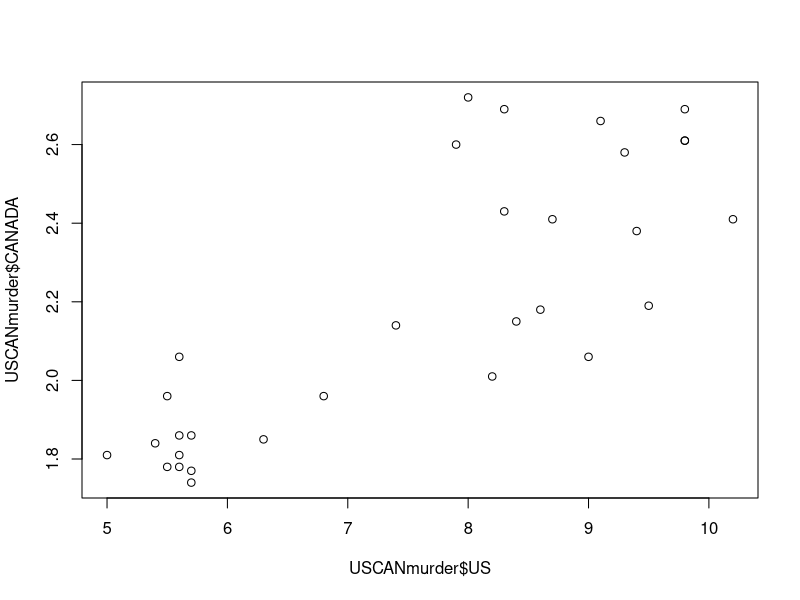

The R script that drew this image:
## Regression Tutorial IV

## Q1
USCANmurder <-
structure(list(year = 1979:2009, CANADA = c(2.61, 2.41, 2.61, 
2.66, 2.69, 2.6, 2.72, 2.18, 2.43, 2.15, 2.41, 2.38, 2.69, 2.58, 
2.19, 2.06, 2.01, 2.14, 1.96, 1.85, 1.77, 1.78, 1.78, 1.86, 1.74, 
1.96, 2.06, 1.86, 1.81, 1.84, 1.81), US = c(9.8, 10.2, 9.8, 9.1, 
8.3, 7.9, 8, 8.6, 8.3, 8.4, 8.7, 9.4, 9.8, 9.3, 9.5, 9, 8.2, 
7.4, 6.8, 6.3, 5.7, 5.5, 5.6, 5.6, 5.7, 5.5, 5.6, 5.7, 5.6, 5.4, 
5), ONTARIO = c(2.02, 1.81, 1.93, 2.06, 2.23, 2.07, 2.08, 1.47, 
2.12, 1.89, 1.73, 1.77, 2.35, 2.29, 1.8, 1.77, 1.65, 1.69, 1.59, 
1.37, 1.41, 1.34, 1.43, 1.47, 1.45, 1.51, 1.75, 1.55, 1.58, 1.36, 
1.36), MANITOBA = c(4.24, 3, 3.96, 3.34, 3.77, 4.01, 2.4, 4.31, 
4.01, 2.81, 3.9, 3.53, 3.79, 2.61, 2.77, 2.58, 2.39, 3.97, 2.73, 
2.9, 2.28, 2.61, 2.95, 3.11, 3.69, 4.26, 4.16, 3.29, 5.11, 4.48, 
4.66)), .Names = c("year", "CANADA", "US", "ONTARIO", "MANITOBA"
), row.names = c(NA, -31L), class = "data.frame")

## b
plot(USCANmurder$US,USCANmurder$CANADA)
uscan.lm <- lm(US ~ CANADA, data=USCANmurder)
summary(uscan.lm)

## c
(summary(uscan.lm)$sigma)^2

## d
anova(uscan.lm)

## e
summary(uscan.lm)

## f
predict(uscan.lm,newdata=data.frame(CANADA<-1.62),interval="confidence")

## g
predict(uscan.lm,newdata=data.frame(CANADA<-1.62),interval="prediction")

## Q2
A <- matrix(c(
31, 9, -3, -5, 3,
9, 13, 12, 6, -5,
-3, 12, 17, 12, -3,
-5, 6, 12, 13, 9,
3, -5, -3, 9, 31),
nrow=5, ncol=5,byrow=T)
A <- A/35

B <- matrix(c(1), nrow=5, ncol=5)
B <- B/5

## a
t(A)==A
A %*% A==A
## try another way 
(A*35) %*% (A*35) == (A*35)*35

## b
eigen(A)

## c 
## ka square with freedom as following
sum(diag(A))
sum(diag(diag(5)-A))

## d
A %*% (diag(5)-A)

## e
## Expectation equals the degree of freedom for chi-square distribution

## f
B %*% B ==B
(B*5) %*% (B*5) == (B*5)*5
eigen(B)

## g
A %*% B
## to show that AB=B
(A*35) %*% (B*5) /35/5 ==B

(A-B)%*%(A-B)
A-B

## h
B%*%(A-B)

## i
sum(diag(B))
sum(diag(A-B))
